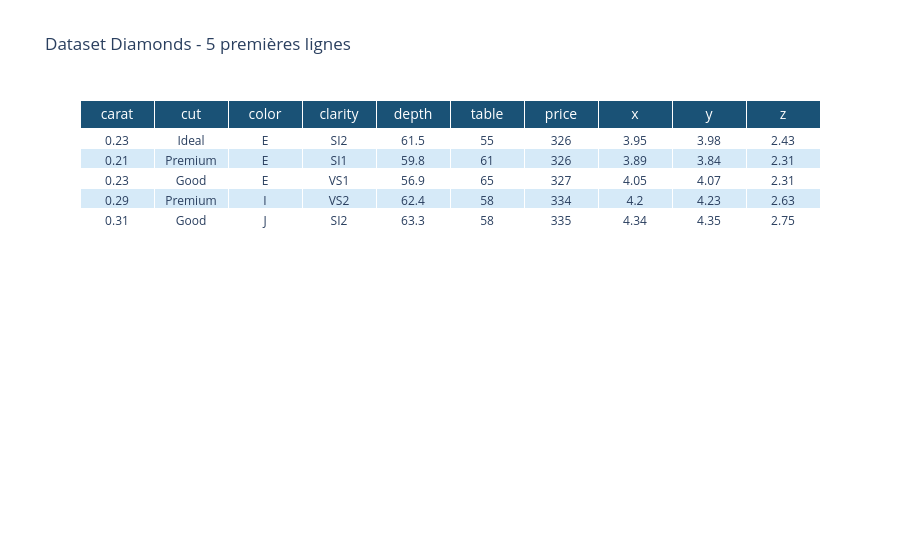
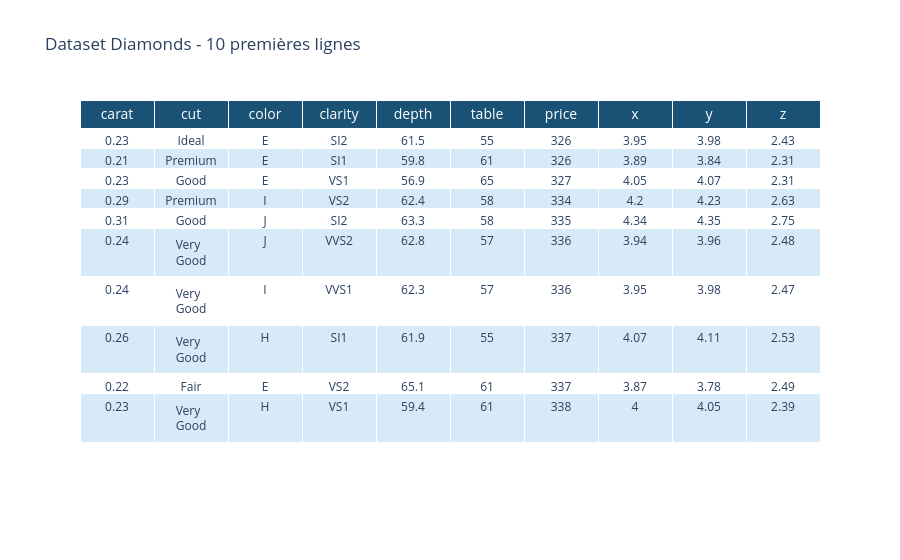
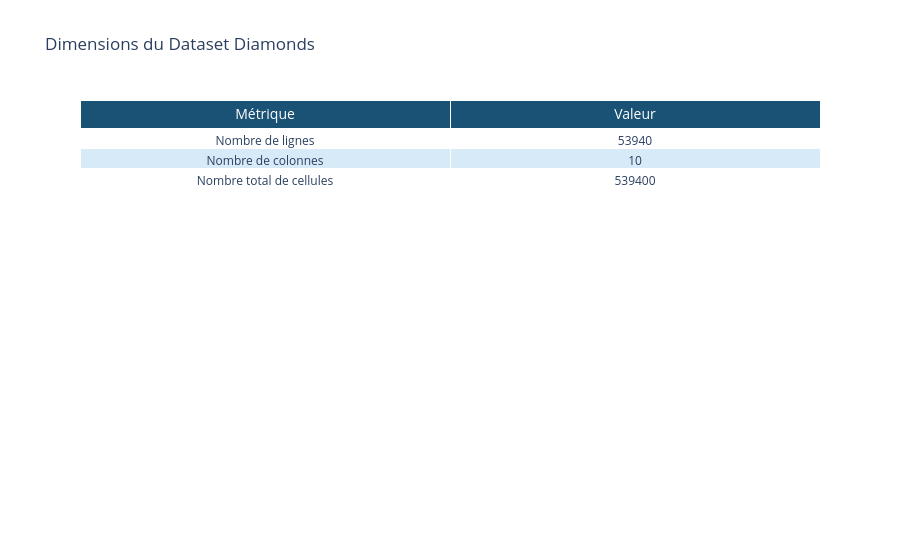
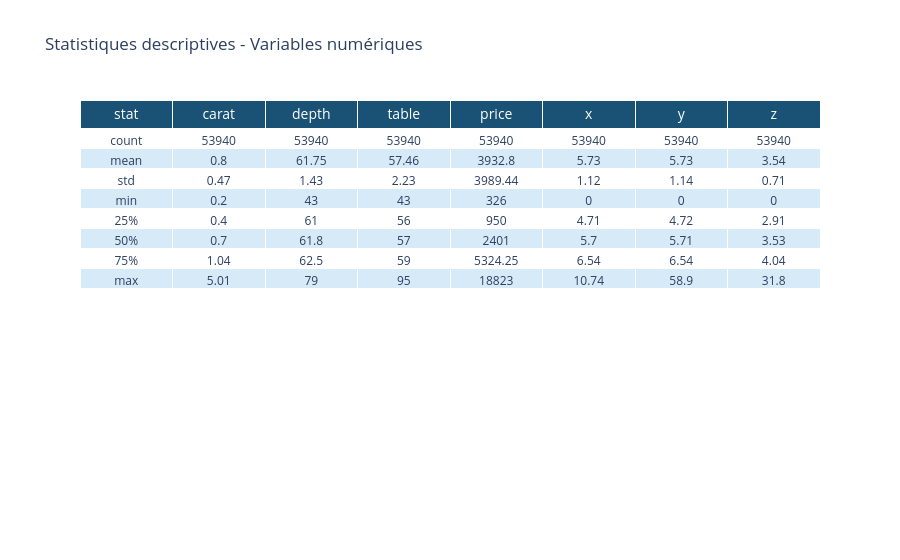

Notebook code cell kept with these figures, in order:
### Markdown cell above
<center> <h1> **Repeat the visualizations but with plotly**

<table>
<tr>
    <td><img src="./images/pandas.png" alt="Pandas Logo" width="400"/></td>
    <td><img src="./images/Plotly-logo.png" alt="plotly Logo" width="400"/></td>
</tr>
</table>

### Code cell
import pandas as pd
import numpy as np
import plotly.graph_objects as go
import plotly.express as px
import plotly.figure_factory as ff

# CHARGEMENT DES DONNÉES

diamonds_url = "https://raw.githubusercontent.com/TrainingByPackt/Interactive-Data-Visualization-with-Python/master/datasets/diamonds.csv"
diamonds_df = pd.read_csv(diamonds_url)

# PALETTE DE COULEURS COMMUNE À TOUS LES TABLEAUX

HEADER_COLOR = '#1a5276'
ROW_ODD      = '#d6eaf8'
ROW_EVEN     = '#ffffff'

def make_table(header_values, cell_values, title):
    """Fonction utilitaire pour créer un tableau Plotly uniforme."""
    n_rows = len(cell_values[0])
    row_colors = [ROW_EVEN if i % 2 == 0 else ROW_ODD for i in range(n_rows)]
    fig = go.Figure(data=[go.Table(
        header=dict(
            values=header_values,
            fill_color=HEADER_COLOR,
            align='center',
            font=dict(color='white', size=14)
        ),
        cells=dict(
            values=cell_values,
            fill_color=[row_colors] * len(header_values),
            align='center',
            font=dict(size=12)
        )
    )])
    fig.update_layout(title=title)
    fig.show()


# AFFICHAGE DES 5 PREMIÈRES LIGNES
# Equivalent de diamonds_df.head()

make_table(
    list(diamonds_df.columns),
    [diamonds_df.head()[col] for col in diamonds_df.columns],
    'Dataset Diamonds - 5 premières lignes'
)


# AFFICHAGE DES 10 PREMIÈRES LIGNES
# Equivalent de diamonds_df.head(10)

make_table(
    list(diamonds_df.columns),
    [diamonds_df.head(10)[col] for col in diamonds_df.columns],
    'Dataset Diamonds - 10 premières lignes'
)


# DIMENSIONS DU DATASET
# Equivalent de diamonds_df.shape

make_table(
    ['Métrique', 'Valeur'],
    [
        ['Nombre de lignes', 'Nombre de colonnes', 'Nombre total de cellules'],
        [diamonds_df.shape[0], diamonds_df.shape[1], diamonds_df.shape[0] * diamonds_df.shape[1]]
    ],
    'Dimensions du Dataset Diamonds'
)


# STATISTIQUES DESCRIPTIVES - VARIABLES NUMÉRIQUES
# Equivalent de diamonds_df.describe()

desc = diamonds_df.describe().round(2).reset_index().rename(columns={'index': 'stat'})
make_table(
    list(desc.columns),
    [desc[col] for col in desc.columns],
    'Statistiques descriptives - Variables numériques'
)


# STATISTIQUES DESCRIPTIVES - VARIABLES CATÉGORIELLES
# Equivalent de diamonds_df.describe(include=object)
# Affiche : count, unique, top (valeur la plus fréquente), freq

desc_cat = diamonds_df.describe(include='object').reset_index().rename(columns={'index': 'stat'})
make_table(
    list(desc_cat.columns),
    [desc_cat[col] for col in desc_cat.columns],
    'Statistiques descriptives - Variables catégorielles'
)


# OPÉRATIONS SUR LE DATAFRAME
# Création de 2 nouvelles colonnes :
#   - price_per_carat : prix divisé par le nombre de carats
#   - high_value : 1 si price_per_carat > 3500, sinon 0
# Equivalent de np.where(diamonds_df['price_per_carat']>3500,1,0)

diamonds_df['price_per_carat'] = diamonds_df['price'] / diamonds_df['carat']
diamonds_df['high_value'] = np.where(diamonds_df['price_per_carat'] > 3500, 1, 0)

df_head = diamonds_df.head()
make_table(
    list(df_head.columns),
    [df_head[col] for col in df_head.columns],
    'Diamonds - Avec price_per_carat et high_value'
)


# HISTOGRAMME - 10 BINS
# Equivalent de diamonds_df.hist(column='carat')
# Vue globale de la distribution des carats

fig = px.histogram(
    diamonds_df, x='carat', nbins=10,
    title='Distribution des carats (10 bins)',
    color_discrete_sequence=[HEADER_COLOR]
)
fig.update_layout(xaxis_title='Carat', yaxis_title='Effectif')
fig.show()


# HISTOGRAMME - 50 BINS
# Equivalent de diamonds_df.hist(column='carat', bins=50)
# Vue plus détaillée de la distribution des carats

fig = px.histogram(
    diamonds_df, x='carat', nbins=50,
    title='Distribution des carats (50 bins)',
    color_discrete_sequence=[HEADER_COLOR]
)
fig.update_layout(xaxis_title='Carat', yaxis_title='Effectif')
fig.show()


# DISTPLOT - HISTOGRAMME + COURBE KDE
# Equivalent de sns.distplot(diamonds_df.carat)
# Montre la distribution avec la courbe de densité (KDE)

fig = ff.create_distplot(
    [diamonds_df['carat'].dropna().tolist()],
    group_labels=['carat'],
    colors=[HEADER_COLOR],
    bin_size=0.05,
    show_rug=False
)
fig.update_layout(
    title='Distribution des carats - Histogramme + KDE',
    xaxis_title='Carat', yaxis_title='Densité'
)
fig.show()


# DISTPLOT - HISTOGRAMME SEUL (sans KDE)
# Equivalent de sns.distplot(diamonds_df.carat, kde=False)

fig = ff.create_distplot(
    [diamonds_df['carat'].dropna().tolist()],
    group_labels=['carat'],
    colors=[HEADER_COLOR],
    bin_size=0.05,
    show_rug=False,
    show_curve=False
)
fig.update_layout(
    title='Distribution des carats - Histogramme seul',
    xaxis_title='Carat', yaxis_title='Effectif'
)
fig.show()


# DISTPLOT - HISTOGRAMME SEUL - 100 BINS (sans KDE)
# Equivalent de sns.distplot(diamonds_df.carat, kde=False, bins=100)

fig = ff.create_distplot(
    [diamonds_df['carat'].dropna().tolist()],
    group_labels=['carat'],
    colors=[HEADER_COLOR],
    bin_size=0.025,
    show_rug=False,
    show_curve=False
)
fig.update_layout(
    title='Distribution des carats - 100 bins',
    xaxis_title='Carat', yaxis_title='Effectif'
)
fig.show()



# DISTPLOT - LOG DU PRIX + COURBE KDE
# Equivalent de sns.distplot(np.log(diamonds_df.price), kde=True)
# Appliquer le log permet de normaliser une distribution asymétrique

fig = ff.create_distplot(
    [np.log(diamonds_df['price'].dropna()).tolist()],
    group_labels=['log(price)'],
    colors=[HEADER_COLOR],
    bin_size=0.05,
    show_rug=False
)
fig.update_layout(
    title='Distribution du log des prix - Histogramme + KDE',
    xaxis_title='log(price)', yaxis_title='Densité'
)
fig.show()

### Figure 1 — Plotly figure (JSON) as saved in the notebook; plotly's stock layout.template omitted (floating-point values rounded to 4 significant figures)
{"data": [{"cells": {"align": "center", "fill": {"color": [["#ffffff", "#d6eaf8", "#ffffff", "#d6eaf8", "#ffffff"], ["#ffffff", "#d6eaf8", "#ffffff", "#d6eaf8", "#ffffff"], ["#ffffff", "#d6eaf8", "#ffffff", "#d6eaf8", "#ffffff"], ["#ffffff", "#d6eaf8", "#ffffff", "#d6eaf8", "#ffffff"], ["#ffffff", "#d6eaf8", "#ffffff", "#d6eaf8", "#ffffff"], ["#ffffff", "#d6eaf8", "#ffffff", "#d6eaf8", "#ffffff"], ["#ffffff", "#d6eaf8", "#ffffff", "#d6eaf8", "#ffffff"], ["#ffffff", "#d6eaf8", "#ffffff", "#d6eaf8", "#ffffff"], ["#ffffff", "#d6eaf8", "#ffffff", "#d6eaf8", "#ffffff"], ["#ffffff", "#d6eaf8", "#ffffff", "#d6eaf8", "#ffffff"]]}, "font": {"size": 12}, "values": [[0.23, 0.21, 0.23, 0.29, 0.31], ["Ideal", "Premium", "Good", "Premium", "Good"], ["E", "E", "E", "I", "J"], ["SI2", "SI1", "VS1", "VS2", "SI2"], [61.5, 59.8, 56.9, 62.4, 63.3], [55, 61, 65, 58, 58], [326, 326, 327, 334, 335], [3.95, 3.89, 4.05, 4.2, 4.34], [3.98, 3.84, 4.07, 4.23, 4.35], [2.43, 2.31, 2.31, 2.63, 2.75]]}, "header": {"align": "center", "fill": {"color": "#1a5276"}, "font": {"color": "white", "size": 14}, "values": ["carat", "cut", "color", "clarity", "depth", "table", "price", "x", "y", "z"]}, "type": "table"}], "layout": {"title": {"text": "Dataset Diamonds - 5 premières lignes"}}}

### Figure 2 — Plotly figure (JSON) as saved in the notebook; plotly's stock layout.template omitted (floating-point values rounded to 4 significant figures)
{"data": [{"cells": {"align": "center", "fill": {"color": [["#ffffff", "#d6eaf8", "#ffffff", "#d6eaf8", "#ffffff", "#d6eaf8", "#ffffff", "#d6eaf8", "#ffffff", "#d6eaf8"], ["#ffffff", "#d6eaf8", "#ffffff", "#d6eaf8", "#ffffff", "#d6eaf8", "#ffffff", "#d6eaf8", "#ffffff", "#d6eaf8"], ["#ffffff", "#d6eaf8", "#ffffff", "#d6eaf8", "#ffffff", "#d6eaf8", "#ffffff", "#d6eaf8", "#ffffff", "#d6eaf8"], ["#ffffff", "#d6eaf8", "#ffffff", "#d6eaf8", "#ffffff", "#d6eaf8", "#ffffff", "#d6eaf8", "#ffffff", "#d6eaf8"], ["#ffffff", "#d6eaf8", "#ffffff", "#d6eaf8", "#ffffff", "#d6eaf8", "#ffffff", "#d6eaf8", "#ffffff", "#d6eaf8"], ["#ffffff", "#d6eaf8", "#ffffff", "#d6eaf8", "#ffffff", "#d6eaf8", "#ffffff", "#d6eaf8", "#ffffff", "#d6eaf8"], ["#ffffff", "#d6eaf8", "#ffffff", "#d6eaf8", "#ffffff", "#d6eaf8", "#ffffff", "#d6eaf8", "#ffffff", "#d6eaf8"], ["#ffffff", "#d6eaf8", "#ffffff", "#d6eaf8", "#ffffff", "#d6eaf8", "#ffffff", "#d6eaf8", "#ffffff", "#d6eaf8"], ["#ffffff", "#d6eaf8", "#ffffff", "#d6eaf8", "#ffffff", "#d6eaf8", "#ffffff", "#d6eaf8", "#ffffff", "#d6eaf8"], ["#ffffff", "#d6eaf8", "#ffffff", "#d6eaf8", "#ffffff", "#d6eaf8", "#ffffff", "#d6eaf8", "#ffffff", "#d6eaf8"]]}, "font": {"size": 12}, "values": [[0.23, 0.21, 0.23, 0.29, 0.31, 0.24, 0.24, 0.26, 0.22, 0.23], ["Ideal", "Premium", "Good", "Premium", "Good", "Very Good", "Very Good", "Very Good", "Fair", "Very Good"], ["E", "E", "E", "I", "J", "J", "I", "H", "E", "H"], ["SI2", "SI1", "VS1", "VS2", "SI2", "VVS2", "VVS1", "SI1", "VS2", "VS1"], [61.5, 59.8, 56.9, 62.4, 63.3, 62.8, 62.3, 61.9, 65.1, 59.4], [55, 61, 65, 58, 58, 57, 57, 55, 61, 61], [326, 326, 327, 334, 335, 336, 336, 337, 337, 338], [3.95, 3.89, 4.05, 4.2, 4.34, 3.94, 3.95, 4.07, 3.87, 4], [3.98, 3.84, 4.07, 4.23, 4.35, 3.96, 3.98, 4.11, 3.78, 4.05], [2.43, 2.31, 2.31, 2.63, 2.75, 2.48, 2.47, 2.53, 2.49, 2.39]]}, "header": {"align": "center", "fill": {"color": "#1a5276"}, "font": {"color": "white", "size": 14}, "values": ["carat", "cut", "color", "clarity", "depth", "table", "price", "x", "y", "z"]}, "type": "table"}], "layout": {"title": {"text": "Dataset Diamonds - 10 premières lignes"}}}

### Figure 3 — Plotly figure (JSON) as saved in the notebook; plotly's stock layout.template omitted (floating-point values rounded to 4 significant figures)
{"data": [{"cells": {"align": "center", "fill": {"color": [["#ffffff", "#d6eaf8", "#ffffff"], ["#ffffff", "#d6eaf8", "#ffffff"]]}, "font": {"size": 12}, "values": [["Nombre de lignes", "Nombre de colonnes", "Nombre total de cellules"], [53940, 10, 539400]]}, "header": {"align": "center", "fill": {"color": "#1a5276"}, "font": {"color": "white", "size": 14}, "values": ["Métrique", "Valeur"]}, "type": "table"}], "layout": {"title": {"text": "Dimensions du Dataset Diamonds"}}}

### Figure 4 — Plotly figure (JSON) as saved in the notebook; plotly's stock layout.template omitted (floating-point values rounded to 4 significant figures)
{"data": [{"cells": {"align": "center", "fill": {"color": [["#ffffff", "#d6eaf8", "#ffffff", "#d6eaf8", "#ffffff", "#d6eaf8", "#ffffff", "#d6eaf8"], ["#ffffff", "#d6eaf8", "#ffffff", "#d6eaf8", "#ffffff", "#d6eaf8", "#ffffff", "#d6eaf8"], ["#ffffff", "#d6eaf8", "#ffffff", "#d6eaf8", "#ffffff", "#d6eaf8", "#ffffff", "#d6eaf8"], ["#ffffff", "#d6eaf8", "#ffffff", "#d6eaf8", "#ffffff", "#d6eaf8", "#ffffff", "#d6eaf8"], ["#ffffff", "#d6eaf8", "#ffffff", "#d6eaf8", "#ffffff", "#d6eaf8", "#ffffff", "#d6eaf8"], ["#ffffff", "#d6eaf8", "#ffffff", "#d6eaf8", "#ffffff", "#d6eaf8", "#ffffff", "#d6eaf8"], ["#ffffff", "#d6eaf8", "#ffffff", "#d6eaf8", "#ffffff", "#d6eaf8", "#ffffff", "#d6eaf8"], ["#ffffff", "#d6eaf8", "#ffffff", "#d6eaf8", "#ffffff", "#d6eaf8", "#ffffff", "#d6eaf8"]]}, "font": {"size": 12}, "values": [["count", "mean", "std", "min", "25%", "50%", "75%", "max"], [53940, 0.8, 0.47, 0.2, 0.4, 0.7, 1.04, 5.01], [53940, 61.75, 1.43, 43, 61, 61.8, 62.5, 79], [53940, 57.46, 2.23, 43, 56, 57, 59, 95], [53940, 3933.0, 3989.0, 326, 950, 2401, 5324.0, 18823], [53940, 5.73, 1.12, 0, 4.71, 5.7, 6.54, 10.74], [53940, 5.73, 1.14, 0, 4.72, 5.71, 6.54, 58.9], [53940, 3.54, 0.71, 0, 2.91, 3.53, 4.04, 31.8]]}, "header": {"align": "center", "fill": {"color": "#1a5276"}, "font": {"color": "white", "size": 14}, "values": ["stat", "carat", "depth", "table", "price", "x", "y", "z"]}, "type": "table"}], "layout": {"title": {"text": "Statistiques descriptives - Variables numériques"}}}
